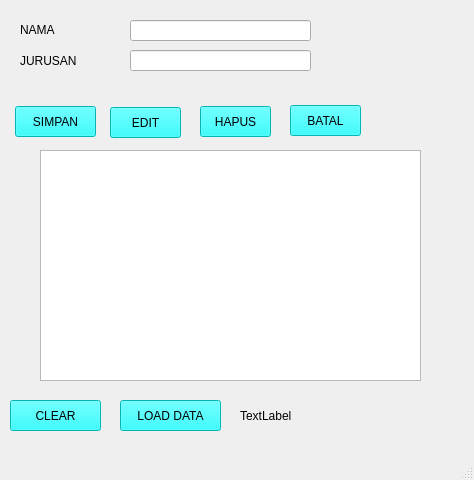
<?xml version="1.0" encoding="UTF-8"?>
<ui version="4.0">
 <class>MainWindow</class>
 <widget class="QMainWindow" name="MainWindow">
  <property name="geometry">
   <rect>
    <x>0</x>
    <y>0</y>
    <width>474</width>
    <height>480</height>
   </rect>
  </property>
  <property name="windowTitle">
   <string>MainWindow</string>
  </property>
  <widget class="QWidget" name="centralwidget">
   <widget class="QLabel" name="label">
    <property name="geometry">
     <rect>
      <x>20</x>
      <y>20</y>
      <width>51</width>
      <height>20</height>
     </rect>
    </property>
    <property name="text">
     <string>NAMA</string>
    </property>
   </widget>
   <widget class="QLabel" name="label_2">
    <property name="geometry">
     <rect>
      <x>20</x>
      <y>50</y>
      <width>71</width>
      <height>21</height>
     </rect>
    </property>
    <property name="text">
     <string>JURUSAN</string>
    </property>
   </widget>
   <widget class="QLineEdit" name="lineEdit">
    <property name="geometry">
     <rect>
      <x>130</x>
      <y>20</y>
      <width>181</width>
      <height>21</height>
     </rect>
    </property>
   </widget>
   <widget class="QLineEdit" name="lineEdit_2">
    <property name="geometry">
     <rect>
      <x>130</x>
      <y>50</y>
      <width>181</width>
      <height>21</height>
     </rect>
    </property>
   </widget>
   <widget class="QPushButton" name="btnsimpan">
    <property name="geometry">
     <rect>
      <x>15</x>
      <y>106</y>
      <width>81</width>
      <height>31</height>
     </rect>
    </property>
    <property name="styleSheet">
     <string notr="true">background-color: rgb(0, 255, 255);</string>
    </property>
    <property name="text">
     <string>SIMPAN</string>
    </property>
   </widget>
   <widget class="QPushButton" name="btnedit">
    <property name="geometry">
     <rect>
      <x>110</x>
      <y>107</y>
      <width>71</width>
      <height>31</height>
     </rect>
    </property>
    <property name="styleSheet">
     <string notr="true">background-color: rgb(0, 255, 255);</string>
    </property>
    <property name="text">
     <string>EDIT</string>
    </property>
   </widget>
   <widget class="QPushButton" name="btnhapus">
    <property name="geometry">
     <rect>
      <x>200</x>
      <y>106</y>
      <width>71</width>
      <height>31</height>
     </rect>
    </property>
    <property name="styleSheet">
     <string notr="true">background-color: rgb(0, 255, 255);</string>
    </property>
    <property name="text">
     <string>HAPUS</string>
    </property>
   </widget>
   <widget class="QPushButton" name="btnbatal">
    <property name="geometry">
     <rect>
      <x>290</x>
      <y>105</y>
      <width>71</width>
      <height>31</height>
     </rect>
    </property>
    <property name="styleSheet">
     <string notr="true">background-color: rgb(0, 255, 255);</string>
    </property>
    <property name="text">
     <string>BATAL</string>
    </property>
   </widget>
   <widget class="QTableWidget" name="tableWidget">
    <property name="geometry">
     <rect>
      <x>40</x>
      <y>150</y>
      <width>381</width>
      <height>231</height>
     </rect>
    </property>
   </widget>
   <widget class="QPushButton" name="btnclear">
    <property name="geometry">
     <rect>
      <x>10</x>
      <y>400</y>
      <width>91</width>
      <height>31</height>
     </rect>
    </property>
    <property name="styleSheet">
     <string notr="true">background-color: rgb(0, 255, 255);</string>
    </property>
    <property name="text">
     <string>CLEAR</string>
    </property>
   </widget>
   <widget class="QPushButton" name="btnloaddata">
    <property name="geometry">
     <rect>
      <x>120</x>
      <y>400</y>
      <width>101</width>
      <height>31</height>
     </rect>
    </property>
    <property name="styleSheet">
     <string notr="true">background-color: rgb(0, 255, 255);</string>
    </property>
    <property name="text">
     <string>LOAD DATA</string>
    </property>
   </widget>
   <widget class="QLabel" name="label_3">
    <property name="geometry">
     <rect>
      <x>240</x>
      <y>400</y>
      <width>201</width>
      <height>31</height>
     </rect>
    </property>
    <property name="text">
     <string>TextLabel</string>
    </property>
   </widget>
  </widget>
  <widget class="QMenuBar" name="menubar">
   <property name="geometry">
    <rect>
     <x>0</x>
     <y>0</y>
     <width>474</width>
     <height>18</height>
    </rect>
   </property>
  </widget>
  <widget class="QStatusBar" name="statusbar"/>
 </widget>
 <resources/>
 <connections/>
</ui>
